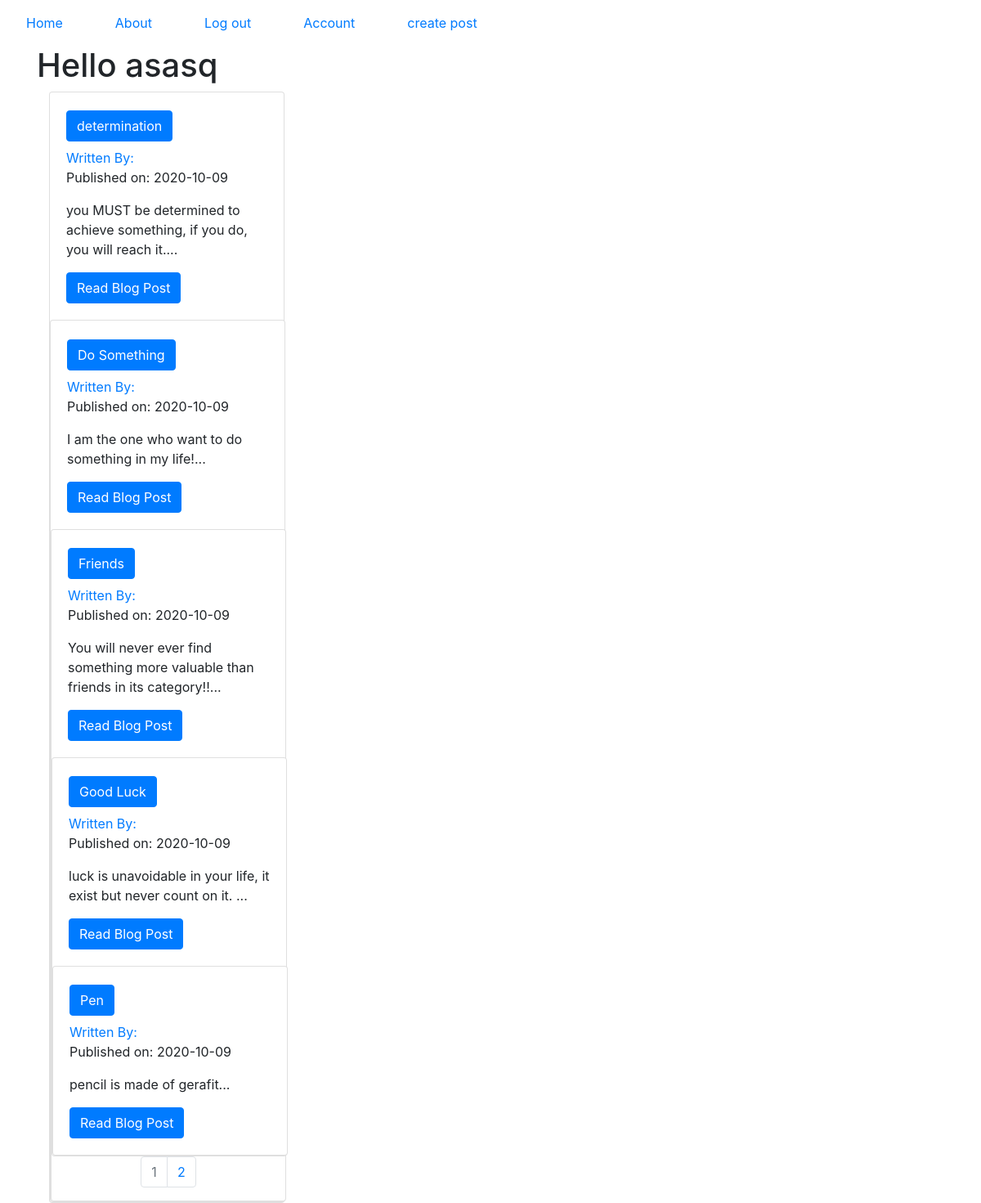
The page / (signed in) on the database its author committed.
### puppyblog/models.py (models this page shows, shortened)
class User(db.Model, UserMixin):
    __tablename__ = "users"
    id = db.Column(db.Integer, unique=True, primary_key=True)
    user_name = db.Column(db.String(64), nullable=False, unique=True, index=True)
    email = db.Column(db.String(64), nullable=False, unique=True, index=True)
    hash_password = db.Column(db.String(128), unique=True, nullable=False)
    profile_image = db.Column(db.String(64), default='default_profile.png')
    blog_post = db.relationship('BlogPost', backref='Author', lazy=True)

class BlogPost(db.Model):
    __tabelname__ = "blogposts"
    users = db.relationship(User)
    id = db.Column(db.Integer, unique=True, primary_key=True)
    user_id = db.Column(db.Integer, db.ForeignKey("users.id"), nullable=False)
    title = db.Column(db.String(128), nullable=False)
    date = db.Column(db.DateTime, nullable=True, default=datetime.utcnow())
    body = db.Column(db.Text(), nullable=False)

### puppyblog/core/views.py (the view)
@core.route("/")
def index():
    page = request.args.get('page', 1, type=int)
    blog_posts = BlogPost.query.order_by(BlogPost.date.desc()).paginate(page=page, per_page=5)
    return render_template("index.html", blog_posts=blog_posts)

### puppyblog/models.py (called while the page is built)
@login_manager.user_loader
def user_loader(user_id):
    return User.query.get(user_id)

### puppyblog/templates/index.html
{%extends "base.html"%}
{%block content%}
{%if current_user.is_authenticated%}
<h1>Hello {{current_user.user_name}}</h1>
<div class="container">
    {%for post in blog_posts.items%}
    <div class="card" style="width: 18rem;">
        <div class="card-body">
            <h2><a href="{{url_for('blog_posts.view', blog_post_id=post.id)}}"
                   class="btn btn-primary">{{post.title}} </a></h2>
            <a href="{{ url_for('users.user_post', user_name=post.Author.user_name) }}">Written By: {{
                post.Author.username }}</a>
            <p>Published on: {{ post.date.strftime('%Y-%m-%d') }}</p>
            <p class="card-text">{{post.body[:100]}}...</p>
            <a href="{{ url_for('blog_posts.view', blog_post_id=post.id) }}" class="btn btn-primary">Read Blog
                Post</a>
        </div>
        {%endfor%}
    </div>
</div>
<nav aria-label="Page navigation example">
    <ul class="pagination justify-content-center">
        {% for page_num in blog_posts.iter_pages(left_edge=1, right_edge=1, left_current=1, right_current=2) %}
        {% if blog_posts.page == page_num %}
        <li class="page-item disabled">
            <a class="page-link" href="{{ url_for('core.index', page=page_num) }}">{{ page_num }}</a></li>
        {% else %}
        <li class="page-item"><a class="page-link" href="{{ url_for('core.index', page=page_num) }}">{{ page_num
            }}</a></li>
        {% endif %}
        {% endfor %}
    </ul>
</nav>
{%else%}
<div class="jumbotron">
    <h1>Hello, wellcome to puppy blog!</h1>
    <h4>please register or login to see the Posts!</h4>
</div>
{%endif%}
{%endblock%}

### rows shown on the page
User: user_name "asasq"
BlogPost: title "determination", date "2020-10-09", body "you MUST be determined to achieve something, if you do, you will reach it."
BlogPost: title "Do Something", date "2020-10-09", body "I am the one who want to do something in my life!"
BlogPost: title "Friends", date "2020-10-09", body "You will never ever find something more valuable than friends in its category!!"
BlogPost: title "Good Luck", date "2020-10-09", body "luck is unavoidable in your life, it exist but never count on it."
BlogPost: title "Pen", date "2020-10-09", body "pencil is made of gerafit"

### other values the page prints
{{ page_num }} "1"
{{ page_num }} "2"
